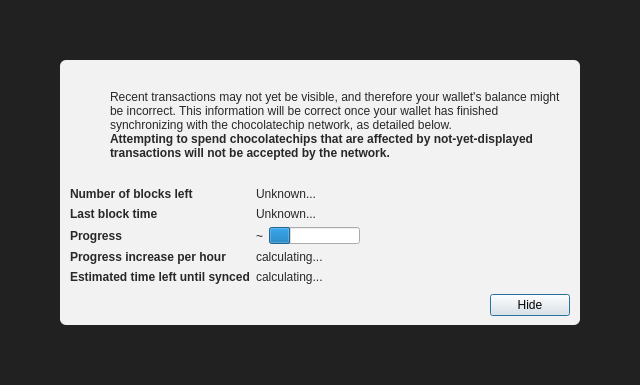
<?xml version="1.0" encoding="UTF-8"?>
<ui version="4.0">
 <class>ModalOverlay</class>
 <widget class="ModalOverlay" name="ModalOverlay">
  <property name="geometry">
   <rect>
    <x>0</x>
    <y>0</y>
    <width>640</width>
    <height>385</height>
   </rect>
  </property>
  <property name="windowTitle">
   <string>Form</string>
  </property>
  <layout class="QVBoxLayout" name="verticalLayout" stretch="0">
   <property name="sizeConstraint">
    <enum>QLayout::SetDefaultConstraint</enum>
   </property>
   <property name="leftMargin">
    <number>0</number>
   </property>
   <property name="topMargin">
    <number>0</number>
   </property>
   <property name="rightMargin">
    <number>0</number>
   </property>
   <property name="bottomMargin">
    <number>0</number>
   </property>
   <item>
    <widget class="QWidget" name="bgWidget" native="true">
     <property name="styleSheet">
      <string notr="true">#bgWidget { background: rgba(0,0,0,220); }</string>
     </property>
     <layout class="QVBoxLayout" name="verticalLayoutMain" stretch="1">
      <property name="leftMargin">
       <number>60</number>
      </property>
      <property name="topMargin">
       <number>60</number>
      </property>
      <property name="rightMargin">
       <number>60</number>
      </property>
      <property name="bottomMargin">
       <number>60</number>
      </property>
      <item>
       <widget class="QWidget" name="contentWidget" native="true">
        <property name="styleSheet">
         <string notr="true">#contentWidget { background: rgba(255,255,255,240); border-radius: 6px; }

QLabel { color: rgb(40,40,40);  }</string>
        </property>
        <layout class="QVBoxLayout" name="verticalLayoutSub" stretch="1,0,0,0">
         <property name="spacing">
          <number>0</number>
         </property>
         <property name="leftMargin">
          <number>10</number>
         </property>
         <property name="topMargin">
          <number>10</number>
         </property>
         <property name="rightMargin">
          <number>10</number>
         </property>
         <property name="bottomMargin">
          <number>10</number>
         </property>
         <item>
          <layout class="QHBoxLayout" name="horizontalLayoutIconText" stretch="0,1">
           <property name="topMargin">
            <number>20</number>
           </property>
           <item>
            <layout class="QVBoxLayout" name="verticalLayoutIcon">
             <property name="leftMargin">
              <number>0</number>
             </property>
             <item>
              <widget class="QPushButton" name="warningIcon">
               <property name="enabled">
                <bool>false</bool>
               </property>
               <property name="text">
                <string/>
               </property>
               <property name="icon">
                <iconset>
                 <normaloff>:/icons/warning</normaloff>
                 <disabledoff>:/icons/warning</disabledoff>:/icons/warning</iconset>
               </property>
               <property name="iconSize">
                <size>
                 <width>48</width>
                 <height>48</height>
                </size>
               </property>
               <property name="flat">
                <bool>true</bool>
               </property>
              </widget>
             </item>
             <item>
              <spacer name="verticalSpacerWarningIcon">
               <property name="orientation">
                <enum>Qt::Vertical</enum>
               </property>
               <property name="sizeHint" stdset="0">
                <size>
                 <width>20</width>
                 <height>40</height>
                </size>
               </property>
              </spacer>
             </item>
            </layout>
           </item>
           <item>
            <layout class="QVBoxLayout" name="verticalLayoutInfoText">
             <property name="leftMargin">
              <number>0</number>
             </property>
             <property name="topMargin">
              <number>0</number>
             </property>
             <item>
              <widget class="QLabel" name="infoText">
               <property name="text">
                <string>Recent transactions may not yet be visible, and therefore your wallet's balance might be incorrect. This information will be correct once your wallet has finished synchronizing with the chocolatechip network, as detailed below.</string>
               </property>
               <property name="textFormat">
                <enum>Qt::RichText</enum>
               </property>
               <property name="wordWrap">
                <bool>true</bool>
               </property>
              </widget>
             </item>
             <item>
              <widget class="QLabel" name="infoTextStrong">
               <property name="font">
                <font>
                 <weight>75</weight>
                 <bold>true</bold>
                </font>
               </property>
               <property name="text">
                <string>Attempting to spend chocolatechips that are affected by not-yet-displayed transactions will not be accepted by the network.</string>
               </property>
               <property name="textFormat">
                <enum>Qt::RichText</enum>
               </property>
               <property name="wordWrap">
                <bool>true</bool>
               </property>
              </widget>
             </item>
             <item>
              <spacer name="verticalSpacerInTextSpace">
               <property name="orientation">
                <enum>Qt::Vertical</enum>
               </property>
               <property name="sizeHint" stdset="0">
                <size>
                 <width>20</width>
                 <height>40</height>
                </size>
               </property>
              </spacer>
             </item>
            </layout>
           </item>
          </layout>
         </item>
         <item>
          <spacer name="verticalSpacerAfterText">
           <property name="orientation">
            <enum>Qt::Vertical</enum>
           </property>
           <property name="sizeHint" stdset="0">
            <size>
             <width>20</width>
             <height>40</height>
            </size>
           </property>
          </spacer>
         </item>
         <item>
          <layout class="QFormLayout" name="formLayout">
           <property name="fieldGrowthPolicy">
            <enum>QFormLayout::FieldsStayAtSizeHint</enum>
           </property>
           <property name="horizontalSpacing">
            <number>6</number>
           </property>
           <property name="verticalSpacing">
            <number>6</number>
           </property>
           <property name="topMargin">
            <number>10</number>
           </property>
           <item row="0" column="0">
            <widget class="QLabel" name="labelNumberOfBlocksLeft">
             <property name="font">
              <font>
               <weight>75</weight>
               <bold>true</bold>
              </font>
             </property>
             <property name="text">
              <string>Number of blocks left</string>
             </property>
            </widget>
           </item>
           <item row="0" column="1">
            <widget class="QLabel" name="numberOfBlocksLeft">
             <property name="text">
              <string>Unknown...</string>
             </property>
            </widget>
           </item>
           <item row="1" column="0">
            <widget class="QLabel" name="labelLastBlockTime">
             <property name="font">
              <font>
               <weight>75</weight>
               <bold>true</bold>
              </font>
             </property>
             <property name="text">
              <string>Last block time</string>
             </property>
            </widget>
           </item>
           <item row="1" column="1">
            <widget class="QLabel" name="newestBlockDate">
             <property name="sizePolicy">
              <sizepolicy hsizetype="Maximum" vsizetype="Preferred">
               <horstretch>0</horstretch>
               <verstretch>0</verstretch>
              </sizepolicy>
             </property>
             <property name="text">
              <string>Unknown...</string>
             </property>
            </widget>
           </item>
           <item row="2" column="0">
            <widget class="QLabel" name="labelSyncDone">
             <property name="font">
              <font>
               <weight>75</weight>
               <bold>true</bold>
              </font>
             </property>
             <property name="text">
              <string>Progress</string>
             </property>
            </widget>
           </item>
           <item row="2" column="1">
            <layout class="QHBoxLayout" name="horizontalLayoutSync" stretch="0,1">
             <item>
              <widget class="QLabel" name="percentageProgress">
               <property name="text">
                <string notr="true">~</string>
               </property>
              </widget>
             </item>
             <item>
              <widget class="QProgressBar" name="progressBar">
               <property name="value">
                <number>24</number>
               </property>
               <property name="format">
                <string/>
               </property>
              </widget>
             </item>
            </layout>
           </item>
           <item row="4" column="0">
            <widget class="QLabel" name="labelProgressIncrease">
             <property name="font">
              <font>
               <weight>75</weight>
               <bold>true</bold>
              </font>
             </property>
             <property name="text">
              <string>Progress increase per hour</string>
             </property>
            </widget>
           </item>
           <item row="4" column="1">
            <widget class="QLabel" name="progressIncreasePerH">
             <property name="text">
              <string>calculating...</string>
             </property>
            </widget>
           </item>
           <item row="5" column="0">
            <widget class="QLabel" name="labelEstimatedTimeLeft">
             <property name="font">
              <font>
               <weight>75</weight>
               <bold>true</bold>
              </font>
             </property>
             <property name="text">
              <string>Estimated time left until synced</string>
             </property>
            </widget>
           </item>
           <item row="5" column="1">
            <widget class="QLabel" name="expectedTimeLeft">
             <property name="text">
              <string>calculating...</string>
             </property>
            </widget>
           </item>
          </layout>
         </item>
         <item>
          <layout class="QHBoxLayout" name="horizontalLayoutButtons">
           <property name="leftMargin">
            <number>10</number>
           </property>
           <property name="topMargin">
            <number>10</number>
           </property>
           <item>
            <spacer name="horizontalSpacer">
             <property name="orientation">
              <enum>Qt::Horizontal</enum>
             </property>
             <property name="sizeHint" stdset="0">
              <size>
               <width>40</width>
               <height>20</height>
              </size>
             </property>
            </spacer>
           </item>
           <item>
            <widget class="QPushButton" name="closeButton">
             <property name="text">
              <string>Hide</string>
             </property>
             <property name="focusPolicy">
              <enum>Qt::StrongFocus</enum>
             </property>
             <property name="default">
              <bool>true</bool>
             </property>
            </widget>
           </item>
          </layout>
         </item>
        </layout>
       </widget>
      </item>
     </layout>
    </widget>
   </item>
  </layout>
 </widget>
 <customwidgets>
  <customwidget>
   <class>ModalOverlay</class>
   <extends>QWidget</extends>
   <header>qt/modaloverlay.h</header>
   <container>1</container>
  </customwidget>
 </customwidgets>
 <resources/>
 <connections/>
</ui>
